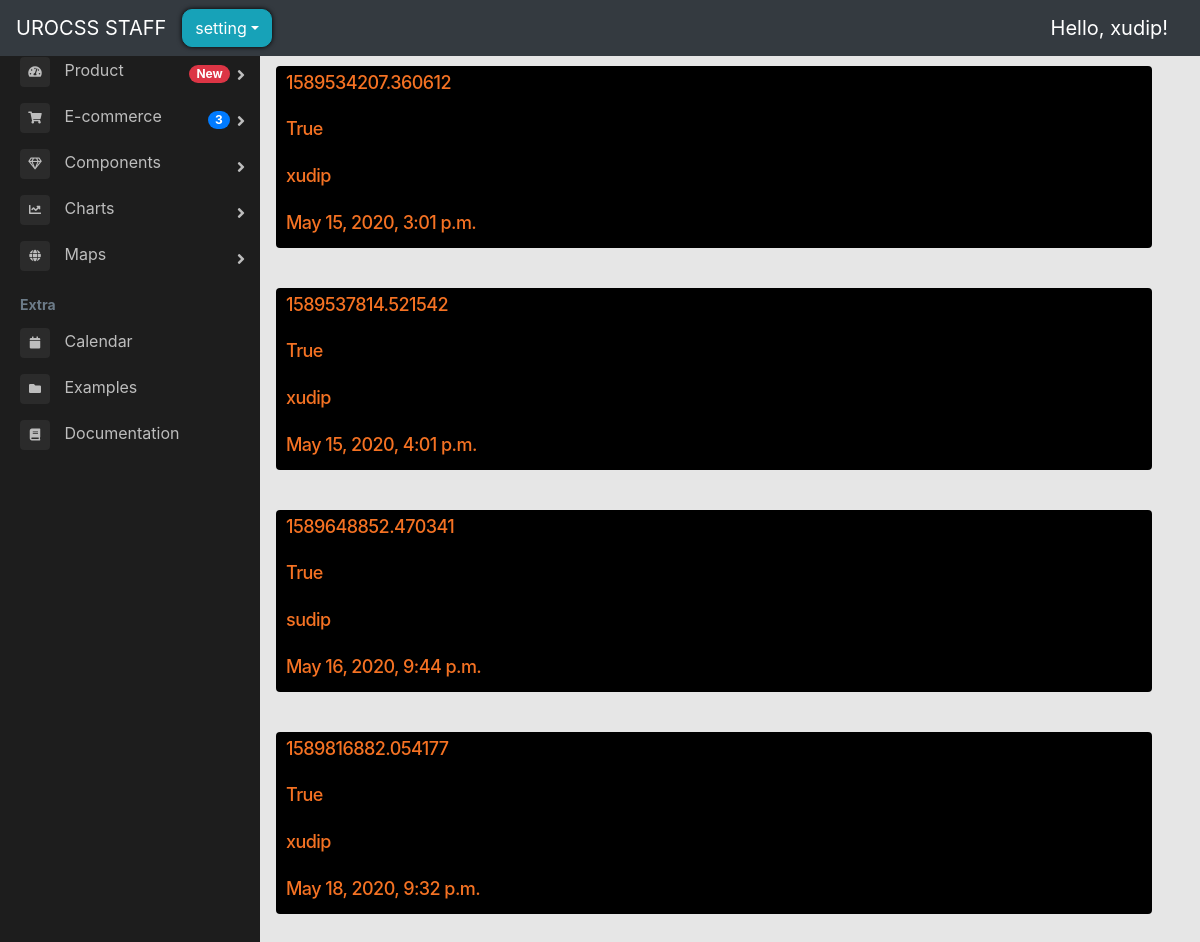
The app's page /backend/backend_main/ (signed in) with its own data.
### store/models.py (models this page shows, shortened)
class Order(models.Model):
    customer = models.ForeignKey(
        User, on_delete=models.SET_NULL, blank=True, null=True
    )
    date_ordered = models.DateTimeField(auto_now_add=True)
    complete = models.BooleanField(default=False, null=True, blank=False)
    transaction_id = models.CharField(max_length=200, null=True)

### backend/views.py (the view)
# urls.py: path("backend_main/", views.backend_main, name="backend_main"),
@login_required(login_url="backend_login")
def backend_main(request):
    orders = store_models.Order.objects.all()
    context = {"orders": orders}
    return render(request, "backend/backend_main.html", context)

### backend/templates/backend/backend_main.html (shortened to what this page needs)
{% load static %}
<!DOCTYPE html>
<html lang="en">
<head>
    <link rel="stylesheet" href="https://stackpath.bootstrapcdn.com/bootstrap/4.1.3/css/bootstrap.min.css"
>
    <link href="//maxcdn.bootstrapcdn.com/bootstrap/4.0.0/css/bootstrap.min.css" rel="stylesheet" id="bootstrap-css">
    <link rel="stylesheet" href="https://use.fontawesome.com/releases/v5.6.1/css/all.css"
>
    <link rel="stylesheet" type="text/css" href="{% static 'css/main.css' %}">
    <link rel="stylesheet" type="text/css" href="{% static 'css/sidebar.css' %}">
</head>
<body>
    <nav style="position: fixed; z-index: 1;" class="navbar navbar-expand-sm navbar-dark bg-dark nav">
        <a class="navbar-brand" href="{% url 'backend_main' %}">UROCSS STAFF</a>
        <div class="collapse navbar-collapse" id="navbarSupportedContent">
            {% if request.user.is_authenticated %}
            <div class="dropdown">
                <button style='border-radius: 10px; box-shadow: hsl(0, 86%, 0%) 0 0 5px; margin-right:30px;'
                    class="btn btn-info dropdown-toggle" type="button" data-toggle="dropdown">setting</button>
            </div>
            {% endif %}
            <div class="form-inline my-2 my-lg-0 ml-auto">
                {% block login-logout %}
                <div class="collapse navbar-collapse" id="navbarSupportedContent">
                    <ul class="navbar-nav mr-auto">
                        <li class="nav-item active navbar-brand">
                            Hello, {{request.user}}!
                        </li>
                    </ul>
                </div>
                {% endblock %}
            </div>
        </div>
    </nav>
    <div class="main">
        <main class="page-content pt-2 main">
            <div id="overlay" class="overlay">
                <div class="container-fluid p-5">
                    {% block main %}
                    <div class="row">
                        {% for order in orders %}
                        <div class=" col-lg-12 margin-adder">
                            <a class="link" href="{% url 'view_order_detail' id=order.transaction_id %}">
                                <div class="box-element-order product">
                                    <h6 class="price">{{order.transaction_id}}</h6>
                                    <br>
                                    <h6 class="price">{{order.complete}}</h6>
                                    <hr>
                                    <h6 class="price">{{order.customer}}</h6>
                                    <hr>
                                    <h6 class="price">{{order.date_ordered}}</h6>
                                </div>
                            </a>
                        </div>
                        {% endfor %}
                    </div>
                    {% endblock %}
                </div>
        </main>
    </div>
    <div class="page-wrapper chiller-theme toggled">
        <nav id="sidebar" class="sidebar-wrapper">
            <div class="sidebar-content">
                <div class="sidebar-menu">
                    <ul>
                        <li class="sidebar-dropdown">
                            <a href="#">
                                <i class="fa fa-tachometer-alt"></i>
                                <span>Product</span>
                                <span class="badge badge-pill badge-danger">New</span>
                            </a>
                        </li>
                        <li class="sidebar-dropdown">
                            <a href="#">
                                <i class="fa fa-shopping-cart"></i>
                                <span>E-commerce</span>
                                <span class="badge badge-pill badge-primary">3</span>
                            </a>
                        </li>
                        <li class="sidebar-dropdown">
                            <a href="#">
                                <i class="far fa-gem"></i>
                                <span>Components</span>
                            </a>
                        </li>
                        <li class="sidebar-dropdown">
                            <a href="#">
                                <i class="fa fa-chart-line"></i>
                                <span>Charts</span>
                            </a>
                        </li>
                        <li class="sidebar-dropdown">
                            <a href="#">
                                <i class="fa fa-globe"></i>
                                <span>Maps</span>
                            </a>
                        </li>
                        <li class="header-menu">
                            <span>Extra</span>
                        </li>
                        <li>
                            <a href="#">
                                <i class="fa fa-calendar"></i>
                                <span>Calendar</span>
                            </a>
                        </li>
                        <li>
                            <a href="#">
                                <i class="fa fa-folder"></i>
                                <span>Examples</span>
                            </a>
                        </li>
                        <li>
                            <a href="#">
                                <i class="fa fa-book"></i>
                                <span>Documentation</span>
                            </a>
                        </li>
                    </ul>
                </div>
            </div>
        </nav>
    </div>
</body>
</html>

### static/css/main.css (style rules this page uses)
body { background-color: hsl(0, 0%, 90%); }
h1,h2,h3,h4,h5,h6 { color:hsl(0, 0%, 30%); }
.price { font-size: 18px; color: #f57223; letter-spacing: -.56px; line-height: 14px; }
.margin-adder { margin-bottom:30px; margin-top:30px; -webkit-transform: scale(1); transform: scale(1); -webkit-transition: .3s ease-in-out; transition: .3s ease-in-out; }
.product { border-radius: 0 0 4px 4px; }
.bg-dark { background-color: #011e24; }
.col-lg-4, .col-lg-6, .col-lg-8, .col-lg-12 { margin-top: 10px; }
.btn { border-radius: 0; }
.nav { width:100% }

### static/css/sidebar.css (style rules this page uses)
.box-element-order { background-color:black; border-radius: 4px; padding: 10px; }
#sidebar { margin-top: 4% !important; display:inline-table; }
.page-wrapper { height: 100vh; }
.page-wrapper.toggled .sidebar-wrapper { left: 0px; }
.main { margin-top: 7; margin-left:10%; display: flex; }
.sidebar-wrapper { width: 260px; height: 100%; position: fixed; top: 0; }
.sidebar-wrapper ul { list-style-type: none; padding: 0; margin: 0; }
.sidebar-wrapper a { text-decoration: none; }
@media only screen and (min-width: 768px) { #sidebar { min-width: 150px; } }
.sidebar-content { height: calc(100% - 30px); overflow-y: auto; position: relative; }
.sidebar-wrapper .sidebar-menu { padding-bottom: 10px; }
.sidebar-wrapper .sidebar-menu .header-menu span { font-weight: bold; font-size: 14px; padding: 15px 20px 5px 20px; display: inline-block; }
.sidebar-wrapper .sidebar-menu ul li a { display: inline-block; width: 100%; text-decoration: none; position: relative; padding: 8px 30px 8px 20px; }
.sidebar-wrapper .sidebar-menu ul li a i { margin-right: 10px; font-size: 12px; width: 30px; height: 30px; line-height: 30px; text-align: center; border-radius: 4px; }
.sidebar-wrapper .sidebar-menu .sidebar-dropdown > a:after { font-family: "Font Awesome 5 Free"; font-weight: 900; content: "\f105"; font-style: normal; display: inline-block; font-style: normal; font-variant: normal; text-rendering: auto; -webkit-font-smoothing: antialiased; -moz-osx-font-smoothing: grayscale; text-align: center; background: 0 0; position: absolute; right: 15px; top: 14px; }
.sidebar-wrapper .sidebar-menu ul li a span.label, .sidebar-wrapper .sidebar-menu ul li a span.badge { float: right; margin-top: 8px; margin-left: 5px; }
.chiller-theme .sidebar-wrapper { background: #1d1d1d; }
.chiller-theme .sidebar-wrapper .sidebar-header, .chiller-theme .sidebar-wrapper .sidebar-search, .chiller-theme .sidebar-wrapper .sidebar-menu { border-top: 1px solid #2b2b2b; }
.chiller-theme .sidebar-wrapper .sidebar-header .user-info .user-role, .chiller-theme .sidebar-wrapper .sidebar-header .user-info .user-status, .chiller-theme .sidebar-wrapper .sidebar-search input.search-menu, .chiller-theme .sidebar-wrapper .sidebar-search .input-group-text, .chiller-theme .sidebar-wrapper .sidebar-brand>a, .chiller-theme .sidebar-wrapper .sidebar-menu ul li a, .chiller-theme .sidebar-footer>a { color: #bdbdbd; }
.chiller-theme .sidebar-wrapper .sidebar-menu ul li a i, .chiller-theme .sidebar-wrapper .sidebar-menu .sidebar-dropdown div, .chiller-theme .sidebar-wrapper .sidebar-search input.search-menu, .chiller-theme .sidebar-wrapper .sidebar-search .input-group-text { background: #2b2b2b; }
.chiller-theme .sidebar-wrapper .sidebar-menu .header-menu span { color: #6c7b88; }

### records on screen
Order: transaction_id "1589534207.360612", complete "True", customer "xudip", date_ordered "May 15, 2020, 3:01 p.m."
Order: transaction_id "1589537814.521542", complete "True", customer "xudip", date_ordered "May 15, 2020, 4:01 p.m."
Order: transaction_id "1589648852.470341", complete "True", customer "sudip", date_ordered "May 16, 2020, 9:44 p.m."
Order: transaction_id "1589816882.054177", complete "True", customer "xudip", date_ordered "May 18, 2020, 9:32 p.m."

### other values on screen
{{ request.user }} "xudip"
